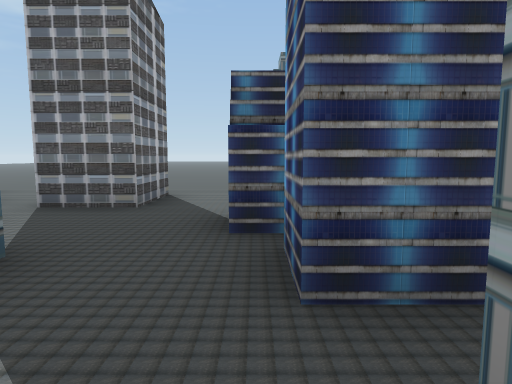
view 1 (above)

16 first-person views from a walk through a scene from a Unity 3-D project. The camera is 1.4 m above the floor, tilts 6° down and sees 75° across. The floor is counted in squares, 2 m on a side. Each view is taken from the middle of a square. On the plan, view 1 faces up. The plan holds only what a view shows up to about 10 squares ahead; the rest is blank. The place goes on beyond the plan.

view 2
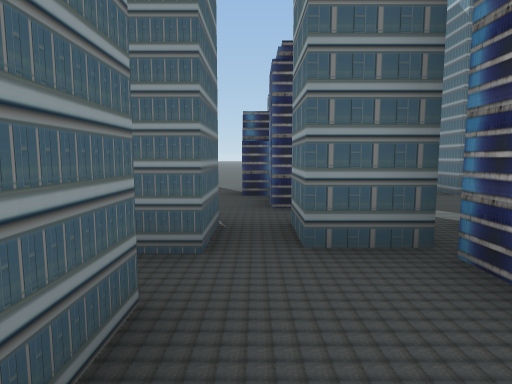

view 3
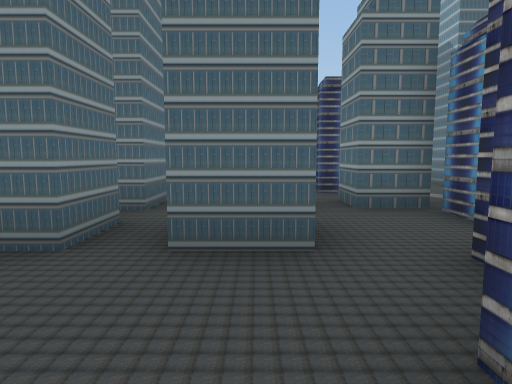

view 4
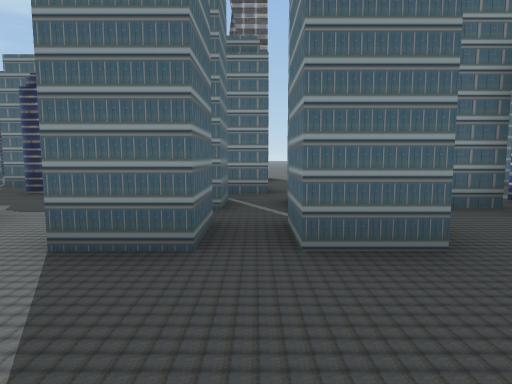

view 5
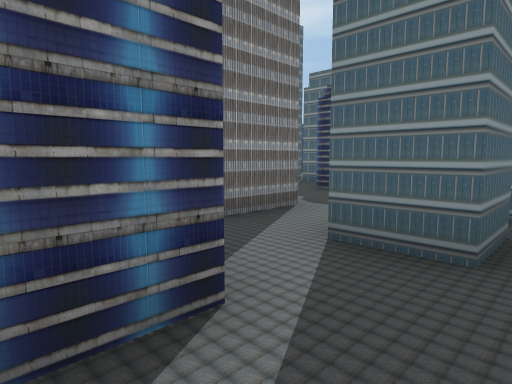

view 6
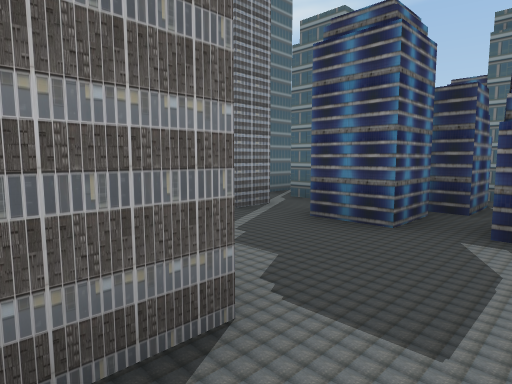

view 7
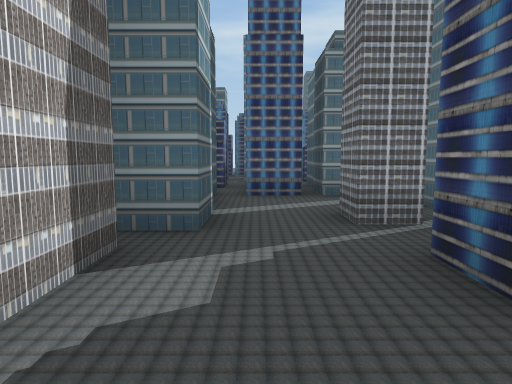

view 8
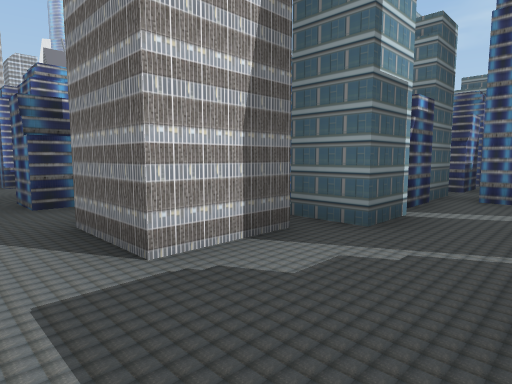

view 9
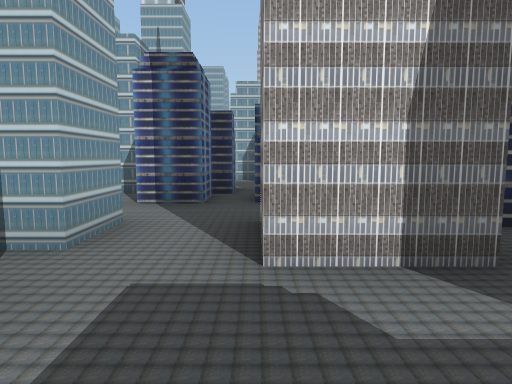

view 10
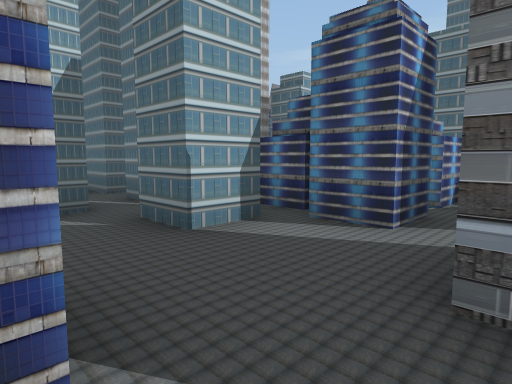

view 11
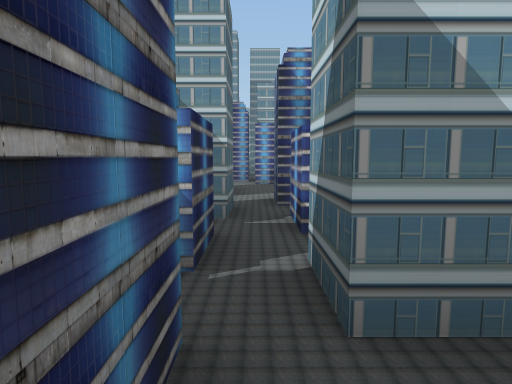

view 12
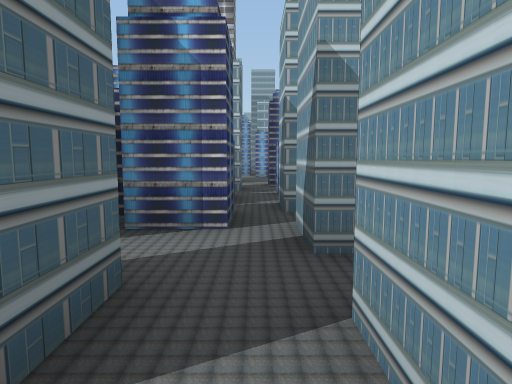

view 13
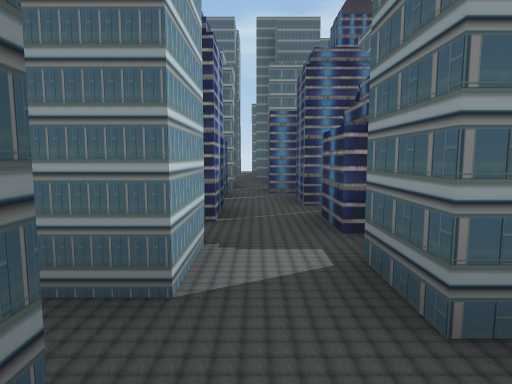

view 14
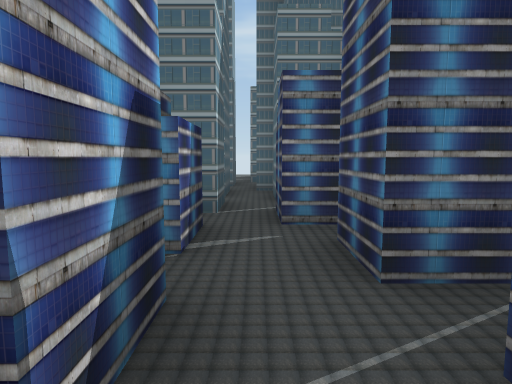

view 15
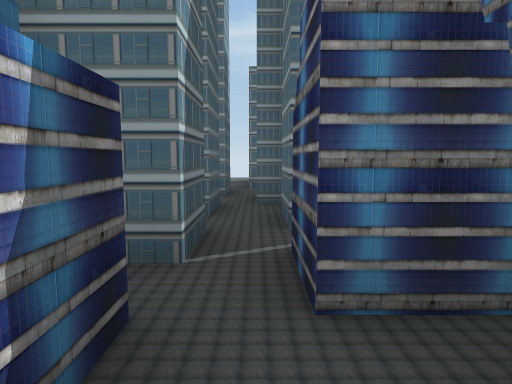

view 16
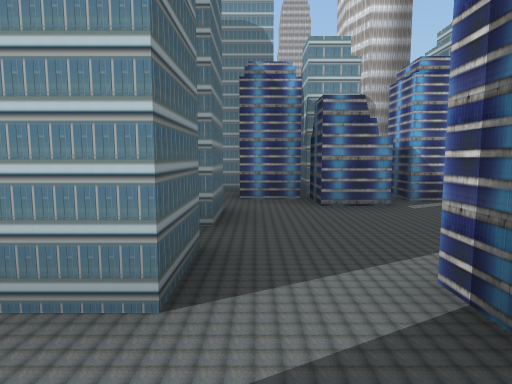

### Floor plan
Key: @ floor where view 1 was taken; # wall or solid block; x gap in a wall; . floor.
Columns run from 21 left of view 1 to 1 right of it. Each row starts with its distance up from view 1.
 10                    ..
  9                    ..
  8                ..  ..
  7                ..  ..
  6              #  .. #..
  5   ###############x##..#
  4 ###..................##
  3 #######.# #.#x#####..##
  2       ### ###..#.###.##
  1         ####.#.........
  0        #####......#.#@#
 -1            ######.....#
 -2               ###.#.#..
 -3                 ......#
 -4                ####..##
 -5                # ##..##
 -6                   ####

Where each view was taken, in squares from view 1:
view 1: 0 up, 0 right, facing up
view 2: 3 down, 0 right, facing up
view 3: 5 down, 1 left, facing up
view 4: 5 down, 2 left, facing up
view 5: 5 down, 2 left, facing up-left
view 6: 2 down, 4 left, facing up-left
view 7: 0 up, 4 left, facing left
view 8: 1 up, 4 left, facing down-left
view 9: 1 up, 5 left, facing down
view 10: 5 up, 0 right, facing down-left
view 11: 4 up, 9 left, facing right
view 12: 4 up, 12 left, facing right
view 13: 4 up, 9 left, facing left
view 14: 4 up, 12 left, facing left
view 15: 4 up, 14 left, facing left
view 16: 3 down, 5 left, facing right
